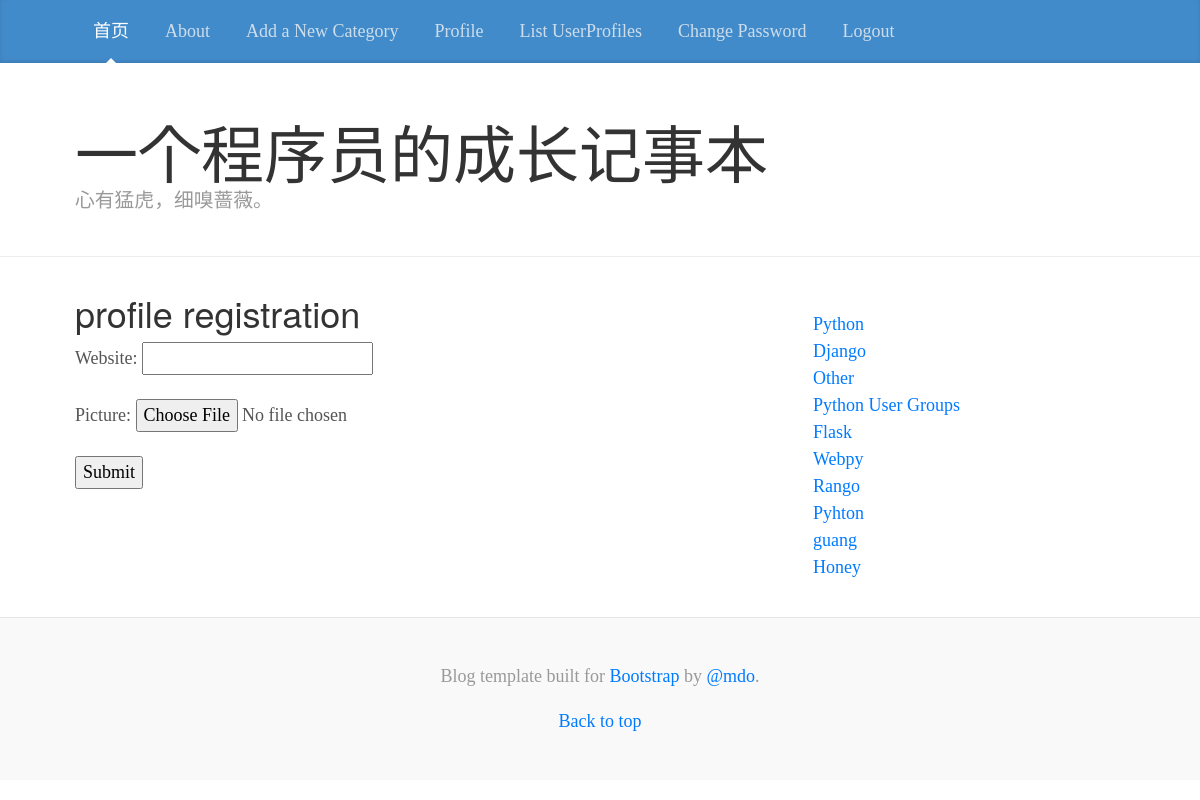
Screenshot of /rango/profile_registration/ (signed in) with the database file from the repository.
### rango/models.py (models this page shows, shortened)
class Category(models.Model):
    name = models.CharField(max_length=128, unique=True)
    views = models.IntegerField(default=0)
    likes = models.IntegerField(default=0)
    slug = models.SlugField(unique=True)
    class Meta:
        verbose_name_plural = 'Categories'

### rango/views.py (the view, shortened to what this page needs)
@login_required
def profile_registration(request):
    userprofileform = UserProfileForm()
    context_dict = {'form': userprofileform}
    return render(request, 'rango/profile_registration.html', context_dict)

### rango/forms.py
class UserProfileForm(forms.ModelForm):
    website = forms.URLField(required=False)
    picture = forms.ImageField(required=False)
    class Meta:
        model = UserProfile
        exclude = ('user',)

### rango/templatetags/rango_template_tags.py (called while the page is built)
@register.inclusion_tag('rango/cats.html')
def get_category_list(cat=None):
    return {'cats': Category.objects.all(),
            'act_cat': cat}

### templates/rango/profile_registration.html (shortened to what this page needs)
{% extends 'rango/base.html' %}
{% load staticfiles %}
{% block body_block %}
    <h2>profile registration</h2>
    <form method="post" action="{% url 'rango:profile_registration' %}" enctype="multipart/form-data">
        {{ form.as_p }}
    <input type="submit" value="Submit">
    </form>
{% endblock %}

### templates/rango/cats.html
<ol class="list-unstyled">
    {% if cats %}
        {% for c in cats %}
            {% if c == act_cat %}
                <li><strong><a href="{% url 'rango:show_category' c.slug %}">{{ c.name }}</a></strong>
                </li>
            {% else %}
                <li><a href="{% url 'rango:show_category' c.slug %}">{{ c.name }}</a></li>
            {% endif %}
        {% endfor %}
    {% else %}
        <li><strong>There are no categories present.</strong></li>
    {% endif %}
</ol>

### rows the page displays
Category: name "Python"
Category: name "Django"
Category: name "Other"
Category: name "Python User Groups"
Category: name "Flask"
Category: name "Webpy"
Category: name "Rango"
Category: name "Pyhton"
Category: name "guang"
Category: name "Honey"
